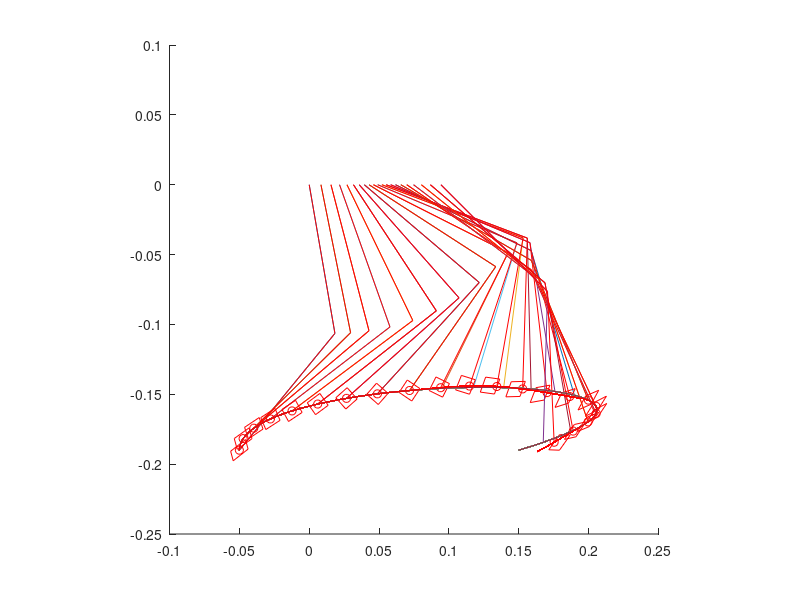

Source code (MATLAB):
clear;
clf;

%parameter
height = 0.19 % (m)
stroke = 0.20 % (m)
motor_velocity = 4.81 % (rad/s) 46rpm
l1 = 0.108 % (m) length of link
l2 = 0.108
ratio = 0.05; % display
P = [0, 0; 0, 0.06; stroke+0.2, 0.06; stroke, 0.0];
period = 0.62 % (s)
cog = 0.3 % (m) center of gravity

%parameter low
%stroke = 0.10 % (m)
%P = [0, 0; 0, 0.06; 0.17, 0.06; stroke, 0.0];

function [t1, t2] = inverse_kinematics(x, y, l1, l2)
  l = sqrt(x^2+y^2);
  t1 = t2 = 0;
  if (l <= (l1+l2))
    t1 = atan2(y,x) + acos((l1^2+l^2-l2^2)/(2*l2*l));
    t2 = pi + acos((l1^2+l2^2-l^2)/(2*l1*l2)) + t1;
  endif
endfunction

function [x, y] = bezier(P, t)
  B =[(1-t)^3, 3*t*(1-t)^2, 3*t^2*(1-t), t^3];
  X = B * P;
  x = X(1);
  y = X(2);
endfunction

function [xd, yd] = bezier_d(P, t)
  Bd =[-3*(1-t)^2, 3*(1-t)^2-6*t*(1-t), 6*t*(1-t)-3*t^2, 3*t^2];
  Xd = Bd * P;
  xd = Xd(1);
  yd = Xd(2);
endfunction

xr = -stroke/4;
yr = -height;
[t1r, t2r] = inverse_kinematics(xr, yr, l1, l2);

i = 0;
dt = 0.01;
g = 9.8;
Tc = sqrt(cog/g)
x0 = -stroke/4;
v0 = stroke/4*(cosh(period/Tc)+1)/(Tc*sinh(period/Tc))

for t = 0.0: dt/period: period/period
  [xt, yt] = bezier(P, t);
  x = xt - stroke/4;
  y = yt - height;

  sup_leg_pos = x0 * cosh(t * period / Tc) + Tc * v0 * sinh(t * period / Tc) - x0;
  [t1, t2] = inverse_kinematics(x - sup_leg_pos, y, l1, l2);
  t1r = t1r + max([min([t1 - t1r, motor_velocity * dt]), -motor_velocity * dt]);
  w1r = -max([min([(t1 - t1r) / dt, motor_velocity]), -motor_velocity])/motor_velocity;
  t2r = t2r + max([min([t2 - t2r, motor_velocity * dt]), -motor_velocity * dt]);
  w2r = -max([min([(t2 - t2r) / dt, motor_velocity]), -motor_velocity])/motor_velocity;
  tor = [w1r-1 w1r-1 w1r+1 w1r+1 w1r-1; w2r-1 w2r+1 w2r+1 w2r-1 w2r-1];

  if (t1 != 0 || t2 != 0)
    i = i + 1;
    x1 = l1 * cos(t1);
    y1 = l1 * sin(t1);
    x2 = l1 * cos(t2) + x1;
    y2 = l1 * sin(t2) + y1;
    arm_x(i,:) = [sup_leg_pos x1 + sup_leg_pos x2 + sup_leg_pos];
    arm_y(i,:) = [0 y1 y2];
    xdp(i) = x2 + sup_leg_pos;
    ydp(i) = y2;
    x1r = l1 * cos(t1r);
    y1r = l1 * sin(t1r);
    x2r = l2 * cos(t2r) + x1r;
    y2r = l2 * sin(t2r) + y1r;
    arm_xr(i,:) = [sup_leg_pos x1r+sup_leg_pos x2r+sup_leg_pos];
    arm_yr(i,:) = [0 y1r y2r];
    xdpr(i) = x2r + sup_leg_pos;
    ydpr(i) = y2r;
    jaco = [-l1*sin(t1) -l2*sin(t2); l1*cos(t1) l2*cos(t2)];
	m = jaco' * tor;
	mx(i,:) = m(1,:) * ratio + x2r + sup_leg_pos;
	my(i,:) = m(2,:) * ratio + y2r;
    px(i) = x2r + sup_leg_pos;
    py(i) = y2r;
  endif
endfor

hold on;
axis([-0.10,0.25,-0.25,0.10],"square");
for n = 1:i
  if (mod(n - 1, 3) == 0)
    plot(arm_x(n,:), arm_y(n,:));
    plot(arm_xr(n,:), arm_yr(n,:), "r");
    plot(mx(n,:), my(n,:), "r");
    plot(px(n), py(n), ".or");
  endif
  plot(xdp, ydp);
  plot(xdpr, ydpr, "r");
end
hold off;

